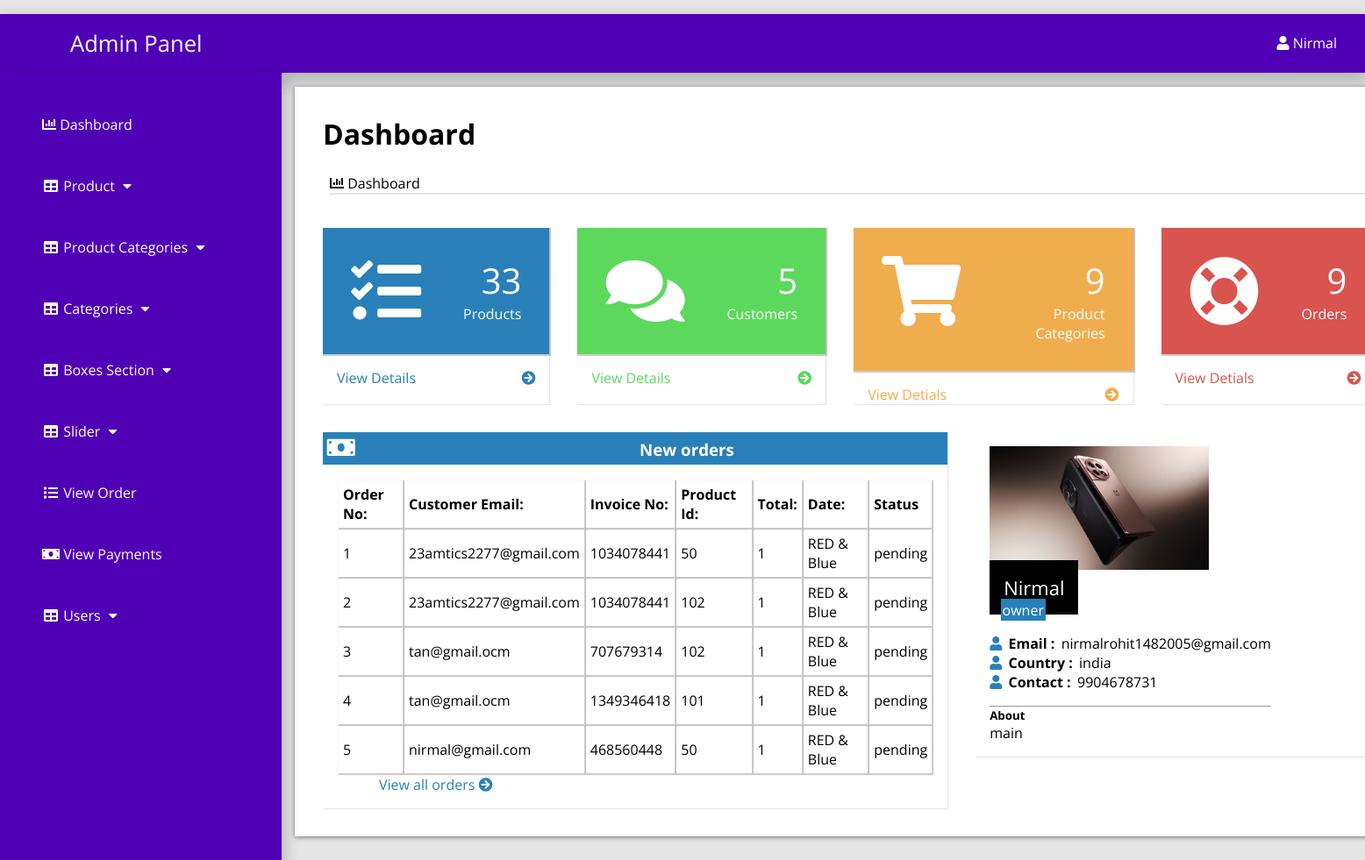
/admin_area/index.php?dashboard (signed in), run on the app's committed database.
### tables this page shows
CREATE TABLE `customer_order` (
  `order_id` int(10) NOT NULL,
  `customer_id` int(10) NOT NULL,
  `product_id` int(100) NOT NULL,
  `due_amount` int(100) NOT NULL,
  `invoice_no` int(100) NOT NULL,
  `qty` int(10) NOT NULL,
  `size` text NOT NULL,
  `order_date` timestamp NOT NULL DEFAULT current_timestamp() ON UPDATE current_timestamp(),
  `order_status` text NOT NULL
);

CREATE TABLE `customers` (
  `customer_id` int(100) NOT NULL,
  `customer_name` varchar(255) NOT NULL,
  `customer_email` varchar(255) NOT NULL,
  `customer_pass` varchar(255) NOT NULL,
  `customer_contact` varchar(255) NOT NULL,
  `customer_address` text NOT NULL,
  `pincode` varchar(255) NOT NULL
);

### admin_area/dashboard.php (the view, shortened to what this page needs)
<?php
if (!isset($_SESSION['admin_email'])){
  echo "<script>window.open('login.php','_self')</script>";
  }else{
?>
<div class="row">
<div class="col-lg-12">
	<h1 class="page-header">Dashboard</h1>
	<ol class="breadcrumb">
		<li class="active"><i class="fa fa-bar-chart"></i> Dashboard </li>
	</ol>
  </div>
 <div class="row1">
 	<div class="col-lg-3 col-md-6">
 		<div class="panel panel-primary">
 			<div class="panel-heading">
 				<div class="row2">
 					<div class="col-xs-3">
 						<i class="fa fa-tasks fa-5x"></i>
 					</div>
 					<div class="col-xs-9 text-right">
 						<div class="huge"> <?php echo $count_pro ?> </div>
 						<div>Products</div>
 					</div>
 				</div>
 			</div>
 			<a href="index.php?view_product">
 				<div class="panel-footer">
 					<span class="pull-left"> View Details </span>
 					<span class="pull-right"> <i class="fa fa-arrow-circle-right"> </i></span>
 				</div>
 			</a>
 		</div>
 	</div>
 	<div class="col-lg-3 col-md-6">
 		<div class="panel panel-green">
 			<div class="panel-heading">
 				<div class="row2">
 					<div class="col-xs-3">
 						<i class="fa fa-comments fa-5x"></i>
 					</div>
 					<div class="col-xs-9 text-right">
 						<div class="huge"> <?php echo $count_cust ?> </div>
 						<div>Customers </div>
 					</div>
 				</div>
 			</div>
 			<a href="index.php?view_customer">
 				<div class="panel-footer">
 					<span class="pull-left"> View Details </span>
 					<span class="pull-right"> <i class="fa fa-arrow-circle-right"></i> </span>
 				</div>
 			</a>
 		</div>
 	</div>
 	<div class="col-lg-3 col-md-6">
 		<div class="panel panel-yellow">
 			<div class="panel-heading">
 				<div class="row2">
 					<div class="col-xs-3"> <i class="fa fa-shopping-cart fa-5x"></i>
 					</div>
 					<div class="col-xs-9 text-right">
 						<div class="huge"> <?php echo $count_p_cat ?> </div>
 						<div>Product Categories</div>
 					</div>
 				</div>
 			</div>
 			<a href="index.php?view_product_cat">
 				<div class="panel-footer">
 					<span class="pull-left"> View Detials </span>
 					<span class="pull-right"> <i class="fa fa-arrow-circle-right"></i> </span>
 				</div>
 			</a>
 		</div>
 	</div>
 	<div class="col-lg-3 col-md-6">
 		<div class="panel panel-red">
 			<div class="panel-heading">
 				<div class="row2">
 					<div class="col-xs-3"><i class="fa fa-support fa-5x"></i>
 			</div>
 			<div class="col-xs-9 text-right">
 				<div class="huge"> <?php echo $count_order ?> </div>
 				<div> Orders </div>
 			</div>
 		</div>
 	</div>
 	<a href="index.php?view_order">
 		<div class="panel-footer">
 					<span class="pull-left"> View Detials </span>
 					<span class="pull-right"> <i class="fa fa-arrow-circle-right"> </i> </span>
 				</div>
 	</a>
 </div>
</div>
</div>
<div class="row1">
	<div class="col-lg-8">
		<div class="panel panel-primary">
			<div class="panel-heading">
				<h3 class="panel-title">
					<i class="fa fa-money fa-fw"></i> New orders
				</h3>
			</div>
			<div class="panel-body">
				<div class="table-responsive">
					<table class="table table-bordered table-hover table-striped">
						<thead>
							<tr>
								<th>Order No:</th>
								<th>Customer Email:</th>
								<th>Invoice No:</th>
								<th>Product Id:</th>
								<th>Total:</th>
								<th>Date:</th>
								<th>Status</th>
							</tr>
						</thead>
						<tbody>
							<?php
                              $i=0;
                              $get_order="select * from customer_order order by 1 DESC LIMIT 0,5";
                              $run_order=mysqli_query($con,$get_order);
                              while ($row_order=mysqli_fetch_array($run_order)) {
                              	  $customer_id=$row_order['customer_id'];
                              	  $product_id=$row_order['product_id'];
                              	  $invoice_no=$row_order['invoice_no'];
                              	  $qty=$row_order['qty'];
                              	  $size=$row_order['size'];
                              	  $status=$row_order['order_status'];
                                $i++;
							  ?>
							<tr>
								<td><?php echo $i ?></td>
								<td>
									<?php
								$get_cust="select * from customers where customer_id='$customer_id'";
								$run_cust=mysqli_query($con,$get_cust);
								$row_customer=mysqli_fetch_array($run_cust);
								$customer_email=$row_customer['customer_email'];
								echo $customer_email;
								?>
								</td>
								<td><?php echo $invoice_no; ?></td>
								<td><?php echo $product_id; ?></td>
								<td><?php echo $qty; ?></td>
								<td><?php echo $size; ?></td>
								<td><?php echo $status ?></td>
							</tr>
						     <?php } ?>
						</tbody>
					</table>
				</div>
				<div class="text-right">
					<a href="index.php?view_order"> View all orders
						<i class="fa fa-arrow-circle-right"></i>
						 </a>
				</div>
			</div>
		</div>
	</div>
	<div class="col-md-4">
		<div class="panel">
			<div class="panel-body">
				<div class="thumb-info mb-md">
					<img src="admin_images/<?php echo $admin_image ?>" class="rounded img-responsive" width="250" height="">
					<div class="thumb-info-title">
						<span class="thumb-info-inner"><?php echo $admin_name; ?></span><br>
						<span class="thumb-info-type"><?php echo $admin_job ?></span>
					</div>
				</div>
				<div class="mb-md">
					<div class="widget-content-expanded">
						<i class="fa fa-user"></i> <span>Email : </span> <?php echo $admin_email ?> <br>
						<i class="fa fa-user"></i> <span>Country : </span> <?php echo $admin_country ?> <br>
						<i class="fa fa-user"></i> <span>Contact : </span> <?php echo $admin_contact?> <br>
					</div>
				<hr class="dotted short">
				<h5 class="text-muted">About</h5>
				<p><?php echo $admin_about ?></p>
			</div>
		</div>
	</div>
</div>
</div>
</div>
<?php } ?>

### admin_area/includes/sidebar.php (shortened to what this page needs)
<?php
if (!isset($_SESSION['admin_email'])){
  echo "<script>window.open('login.php','_self')</script>";
  }else{
?>
<nav class="navbar navbar-inverse navbar-fixed-top" >
	<div class="navbar-header">
		<a href="index.php?dashboard" class="navbar-brand"><span>Admin Panel</span></a>
	</div>
		<div class="dropdown">
		 <button onclick="myFunction()" class="dropbtn"><i class="fa fa-user"></i> <?php echo $admin_name; ?></a></button>
		</div>
	<div class="collapse navbar-collapse navbar-ex1-collapse">
	<ul class="nav navbar-nav side-nav">
  <li>
    <a href="index.php?dashboard"><i class="fa fa-bar-chart"></i> Dashboard</a>
  </li>
  <li class="button-dropdown" id="#products">
    <a href="#" class="dropdown-toggle" data-toggle="collapse" data-target="#products"><i class="fa fa-fw fa-table"></i> Product <i class="fa fa-fw fa-caret-down"></i></a>
  </li>
  <li class="button-dropdown" id="#products_cat">
    <a href="#" class="dropdown-toggle" data-toggle="collapse" data-target="#products_cat"><i class="fa fa-fw fa-table"></i> Product Categories <i class="fa fa-fw fa-caret-down"></i></a>
  </li>
  <li class="button-dropdown" id="#category">
    <a href="#" class="dropdown-toggle" data-toggle="collapse" data-target="#category"><i class="fa fa-fw fa-table"></i> Categories <i class="fa fa-fw fa-caret-down"></i></a>
  </li>
<li class="button-dropdown" >
  <a href="#" class="dropdown-toggle" data-toggle="collapse" data-target="#boxes">
    <i class="fa fa-fw fa-table"></i> Boxes Section <i class="fa fa-fw fa-caret-down"></i>
  </a>
</li>
  <li class="button-dropdown">
    <a href="#" class="dropdown-toggle" data-toggle="collapse" data-target="#slider"><i class="fa fa-fw fa-table"></i>  Slider <i class="fa fa-fw fa-caret-down"></i></a>
  </li>
  <li>
  	<a href="index.php?view_order">
  		<i class="fa fa-fw fa-list"></i> View Order
  	</a>
  </li>
  <li>
  	<a href="index.php?view_payments">
  		<i class="fa fa-fw fa-money"></i> View Payments
  	</a>
  </li>
  <li class="button-dropdown">
    <a href="#" class="dropdown-toggle" data-toggle="collapse" data-target="#users"><i class="fa fa-fw fa-table"></i>  Users <i class="fa fa-fw fa-caret-down"></i></a>
  </li>
</ul>
</div>
</nav>
<?php } ?>

### admin_area/css/style.css (style rules this page uses)
:root { --blue:#4f00b5; }
body { margin-top: ; }
* { font-family: 'Open Sans', sans-serif; margin:0; padding:0; box-sizing: border-box; text-decoration: none; transition: all .2s cubic-bezier(.37,1.14,.26,1.24); }
html { background-color: rgba(0,0,0,.1); }
.navbar-fixed-top { background:#4f00b5; padding: 1rem; margin-top: 1rem; box-shadow: 0px 8px 16px 4px rgba(0,0,0,0.2); margin-left: ; margin-right: ; }
.navbar-fixed-top a span { margin-left: 4rem; }
.navbar-fixed-top .navbar-brand { font-size: 1.6rem; color: #ffffff; }
.dropbtn { background-color:#4f00b5;; color: white; padding: 16px; font-size: 16px; border: none; cursor: pointer; }
.dropdown { position: relative; display: inline-block; float: right; margin-top: -2.8rem; }
.nav { position: absolute; top: 51px; margin-top: 32px; width: auto; height: 110%; border-radius: 0; display: block; background-color:#4f00b5; bottom: 0; overflow: hidden; padding-bottom: 40px; box-shadow: 0px 8px 16px 4px rgba(0,0,0,0.2); margin-left: -1rem; }
.nav>li>a { width: 225px; display: block; color: #ffffff; margin: 3rem; }
.row { width: 81.2%; background-color: #ffffff; margin: auto; margin-left: 21rem; margin-top: 1rem; padding: 1rem; display: ; }
.row h1 { margin: 1rem; }
.row ol { list-style-type: none; margin: 1.5rem; box-shadow: 1px 1px 1px 1px rgba(0.1,0.1,0.1,0.1); }
.row1 { display: flex; background-color:; }
.col-lg-3 { display: inline-flex; }
.panel { text-align: left; box-shadow: 1px 1px 1px 0px rgba(0.1,0.1,0.1,0.1); margin: 1rem; background-color: #ffffff; padding: rem; }
.panel-footer { box-shadow: 1px 1px 1px 0px rgba(0.1,0.1,0.1,0.1); font-size: 1rem; margin: 1rem; }
.panel-footer span { margin:rem; }
.huge { font-size: 2.5rem; }
.row2 { display: flex; padding: 2rem; color: #ffffff; box-shadow: 1px 1px 1px 1px rgba(0.1,0.1,0.1,0.2); }
.text-right { text-align: right; margin-left: 3rem; }
.panel-primary .row2 { background-color: #2980b9; }
.panel-primary a { color: #2980b9; }
.panel-green .row2 { background-color: #5cd85c; }
.panel-green a { color: #5cd85c; }
.panel-yellow .row2 { background-color: #f0ad4e; color: #fff; }
.panel-yellow a { color: #f0ad4e; }
.panel-red .row2 { background-color: #d9534f; }
.panel-red a { color: #d9534f; }
.panel-heading .panel-title { background-color: #2980b9; color: #ffffff; padding: .3rem; }
.table-responsive .table-striped th { padding: 5px; box-shadow: 1px 1px 1px 1px rgba(0.1,0.1,0.1,0.2); }
.table-responsive .table-striped tbody td { box-shadow: 1px 1px 1px 1px rgba(0.1,0.1,0.1,0.2); padding:5px; }
.thumb-info-title .thumb-info-inner { background: #000; color: #ffffff; padding: 1rem; font-size: 22px; }
.thumb-info-title .thumb-info-type { background:#2980b9; padding:.1rem; color: #ffffff; margin-left: .8rem; }
.mb-md .widget-content-expanded { margin-top: 1rem; margin-bottom: 1rem; }
.mb-md .widget-content-expanded span { font-weight: bold; margin: .2rem; }
.mb-md .widget-content-expanded i { color:#2980b9; }
.row { list-style: none; box-shadow: 0 1px 5px rgba(0, 0, 0, 0.5); }
.row .fa-money { font-size: 1.6rem; width: 50%; text-align: left; }
.panel-body { display: flex; align-items: center; justify-content: left; padding: 1rem; flex-wrap: wrap; }

### data on the page
customer_order: customer.customer_email "23amtics2277@gmail.com", invoice_no "1034078441", product "50", qty "1", size "RED & Blue", order_status "pending"
customer_order: customer.customer_email "23amtics2277@gmail.com", invoice_no "1034078441", product "102", qty "1", size "RED & Blue", order_status "pending"
customer_order: customer.customer_email "tan@gmail.ocm", invoice_no "707679314", product "102", qty "1", size "RED & Blue", order_status "pending"
customer_order: customer.customer_email "tan@gmail.ocm", invoice_no "1349346418", product "101", qty "1", size "RED & Blue", order_status "pending"
customer_order: customer.customer_email "nirmal@gmail.com", invoice_no "468560448", product "50", qty "1", size "RED & Blue", order_status "pending"

### other printed values
$admin_name "Nirmal"
$count_pro "33"
$count_cust "5"
$count_p_cat "9"
$count_order "9"
$admin_job "owner"
$admin_email "nirmalrohit1482005@gmail.com"
$admin_country "india"
$admin_contact "9904678731"
$admin_about "main"
